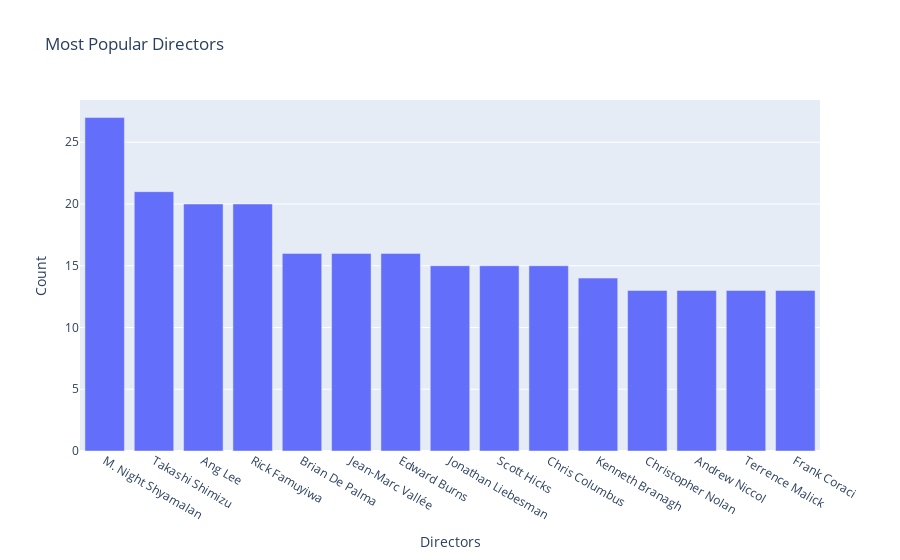

The cell this chart's notebook holds for it:
### Code cell
fig = px.bar(top_10_dir, x='Directors', y='Count', title='Most Popular Directors')
fig.show()

### Figure 1 — Plotly figure (JSON) as saved in the notebook; plotly's stock layout.template omitted (floating-point values rounded to 4 significant figures)
{"data": [{"alignmentgroup": "True", "hovertemplate": "Directors=%{x}<br>Count=%{y}<extra></extra>", "legendgroup": "", "marker": {"color": "#636efa", "pattern": {"shape": ""}}, "name": "", "offsetgroup": "", "orientation": "v", "showlegend": false, "textposition": "auto", "type": "bar", "x": ["M. Night Shyamalan", "Takashi Shimizu", "Ang Lee", "Rick Famuyiwa", "Brian De Palma", "Jean-Marc Vallée", "Edward Burns", "Jonathan Liebesman", "Scott Hicks", "Chris Columbus", "Kenneth Branagh", "Christopher Nolan", "Andrew Niccol", "Terrence Malick", "Frank Coraci"], "xaxis": "x", "y": [27, 21, 20, 20, 16, 16, 16, 15, 15, 15, 14, 13, 13, 13, 13], "yaxis": "y"}], "layout": {"barmode": "relative", "legend": {"tracegroupgap": 0}, "title": {"text": "Most Popular Directors"}, "xaxis": {"anchor": "y", "domain": [0, 1], "title": {"text": "Directors"}}, "yaxis": {"anchor": "x", "domain": [0, 1], "title": {"text": "Count"}}}}
